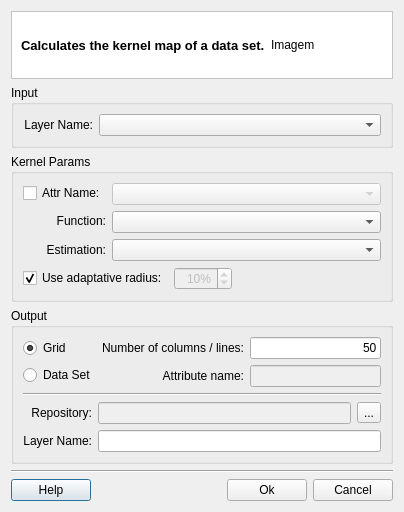
<?xml version="1.0" encoding="UTF-8"?>
<ui version="4.0">
 <class>KernelMapDialogForm</class>
 <widget class="QDialog" name="KernelMapDialogForm">
  <property name="geometry">
   <rect>
    <x>0</x>
    <y>0</y>
    <width>417</width>
    <height>492</height>
   </rect>
  </property>
  <property name="windowTitle">
   <string>Kernel Map</string>
  </property>
  <layout class="QGridLayout" name="gridLayout_14">
   <property name="sizeConstraint">
    <enum>QLayout::SetFixedSize</enum>
   </property>
   <item row="0" column="0">
    <layout class="QGridLayout" name="gridLayout_13">
     <item row="0" column="0">
      <widget class="QFrame" name="frame">
       <property name="styleSheet">
        <string notr="true">QWidget { background: white }</string>
       </property>
       <property name="frameShape">
        <enum>QFrame::StyledPanel</enum>
       </property>
       <property name="frameShadow">
        <enum>QFrame::Sunken</enum>
       </property>
       <layout class="QGridLayout" name="gridLayout_2">
        <item row="0" column="0">
         <widget class="QLabel" name="m_titleLabel">
          <property name="font">
           <font>
            <pointsize>10</pointsize>
            <weight>75</weight>
            <bold>true</bold>
           </font>
          </property>
          <property name="text">
           <string>Calculates the kernel map of a data set.</string>
          </property>
         </widget>
        </item>
        <item row="0" column="1">
         <widget class="QLabel" name="m_imgLabel">
          <property name="minimumSize">
           <size>
            <width>112</width>
            <height>48</height>
           </size>
          </property>
          <property name="maximumSize">
           <size>
            <width>48</width>
            <height>48</height>
           </size>
          </property>
          <property name="text">
           <string>Imagem</string>
          </property>
         </widget>
        </item>
       </layout>
      </widget>
     </item>
     <item row="1" column="0">
      <widget class="QGroupBox" name="groupBox">
       <property name="title">
        <string>Input</string>
       </property>
       <property name="flat">
        <bool>true</bool>
       </property>
       <layout class="QGridLayout" name="gridLayout_4">
        <item row="0" column="0">
         <layout class="QGridLayout" name="gridLayout_3">
          <item row="0" column="0">
           <widget class="QLabel" name="label">
            <property name="minimumSize">
             <size>
              <width>70</width>
              <height>0</height>
             </size>
            </property>
            <property name="text">
             <string>Layer Name:</string>
            </property>
            <property name="alignment">
             <set>Qt::AlignRight|Qt::AlignTrailing|Qt::AlignVCenter</set>
            </property>
           </widget>
          </item>
          <item row="0" column="1">
           <widget class="QComboBox" name="m_inputLayerComboBox">
            <property name="sizePolicy">
             <sizepolicy hsizetype="MinimumExpanding" vsizetype="Fixed">
              <horstretch>0</horstretch>
              <verstretch>0</verstretch>
             </sizepolicy>
            </property>
           </widget>
          </item>
         </layout>
        </item>
       </layout>
      </widget>
     </item>
     <item row="2" column="0">
      <widget class="QGroupBox" name="groupBox_4">
       <property name="title">
        <string>Kernel Params</string>
       </property>
       <property name="flat">
        <bool>true</bool>
       </property>
       <layout class="QGridLayout" name="gridLayout_12">
        <item row="0" column="0">
         <layout class="QGridLayout" name="gridLayout_11">
          <item row="0" column="0">
           <layout class="QGridLayout" name="gridLayout_10">
            <item row="0" column="0">
             <layout class="QGridLayout" name="gridLayout">
              <item row="0" column="0">
               <widget class="QCheckBox" name="m_useAttrLayerCheckBox">
                <property name="text">
                 <string>Attr Name:</string>
                </property>
               </widget>
              </item>
              <item row="1" column="0">
               <widget class="QLabel" name="label_2">
                <property name="text">
                 <string>Function:</string>
                </property>
                <property name="alignment">
                 <set>Qt::AlignRight|Qt::AlignTrailing|Qt::AlignVCenter</set>
                </property>
               </widget>
              </item>
              <item row="2" column="0">
               <widget class="QLabel" name="label_3">
                <property name="text">
                 <string>Estimation:</string>
                </property>
                <property name="alignment">
                 <set>Qt::AlignRight|Qt::AlignTrailing|Qt::AlignVCenter</set>
                </property>
               </widget>
              </item>
             </layout>
            </item>
            <item row="0" column="1">
             <layout class="QGridLayout" name="gridLayout_5">
              <item row="0" column="0">
               <widget class="QComboBox" name="m_attrLayerComboBox">
                <property name="enabled">
                 <bool>false</bool>
                </property>
                <property name="sizePolicy">
                 <sizepolicy hsizetype="MinimumExpanding" vsizetype="Fixed">
                  <horstretch>0</horstretch>
                  <verstretch>0</verstretch>
                 </sizepolicy>
                </property>
               </widget>
              </item>
              <item row="1" column="0">
               <widget class="QComboBox" name="m_functionComboBox">
                <property name="sizePolicy">
                 <sizepolicy hsizetype="MinimumExpanding" vsizetype="Fixed">
                  <horstretch>0</horstretch>
                  <verstretch>0</verstretch>
                 </sizepolicy>
                </property>
               </widget>
              </item>
              <item row="2" column="0">
               <widget class="QComboBox" name="m_estimationComboBox">
                <property name="sizePolicy">
                 <sizepolicy hsizetype="MinimumExpanding" vsizetype="Fixed">
                  <horstretch>0</horstretch>
                  <verstretch>0</verstretch>
                 </sizepolicy>
                </property>
               </widget>
              </item>
             </layout>
            </item>
           </layout>
          </item>
          <item row="1" column="0">
           <layout class="QGridLayout" name="gridLayout_6">
            <item row="0" column="0">
             <widget class="QCheckBox" name="m_useAdaptRadiusCheckBox">
              <property name="text">
               <string>Use adaptative radius:</string>
              </property>
              <property name="checked">
               <bool>true</bool>
              </property>
             </widget>
            </item>
            <item row="0" column="1">
             <widget class="QSpinBox" name="m_radiusSpinBox">
              <property name="enabled">
               <bool>false</bool>
              </property>
              <property name="maximumSize">
               <size>
                <width>100</width>
                <height>16777215</height>
               </size>
              </property>
              <property name="alignment">
               <set>Qt::AlignRight|Qt::AlignTrailing|Qt::AlignVCenter</set>
              </property>
              <property name="suffix">
               <string>%</string>
              </property>
              <property name="minimum">
               <number>1</number>
              </property>
              <property name="maximum">
               <number>100</number>
              </property>
              <property name="value">
               <number>10</number>
              </property>
             </widget>
            </item>
            <item row="0" column="2">
             <spacer name="horizontalSpacer_2">
              <property name="orientation">
               <enum>Qt::Horizontal</enum>
              </property>
              <property name="sizeHint" stdset="0">
               <size>
                <width>40</width>
                <height>20</height>
               </size>
              </property>
             </spacer>
            </item>
           </layout>
          </item>
         </layout>
        </item>
       </layout>
      </widget>
     </item>
     <item row="3" column="0">
      <widget class="QGroupBox" name="groupBox_3">
       <property name="sizePolicy">
        <sizepolicy hsizetype="Preferred" vsizetype="Preferred">
         <horstretch>0</horstretch>
         <verstretch>0</verstretch>
        </sizepolicy>
       </property>
       <property name="title">
        <string>Output</string>
       </property>
       <property name="flat">
        <bool>true</bool>
       </property>
       <layout class="QGridLayout" name="gridLayout_23">
        <item row="0" column="0">
         <layout class="QGridLayout" name="gridLayout_22">
          <item row="0" column="0">
           <layout class="QGridLayout" name="gridLayout_19">
            <item row="0" column="0">
             <layout class="QGridLayout" name="gridLayout_15">
              <item row="0" column="0">
               <widget class="QRadioButton" name="m_gridRadioButton">
                <property name="text">
                 <string>Grid</string>
                </property>
                <property name="checked">
                 <bool>true</bool>
                </property>
               </widget>
              </item>
              <item row="1" column="0">
               <widget class="QRadioButton" name="m_attrRadioButton">
                <property name="text">
                 <string>Data Set</string>
                </property>
               </widget>
              </item>
             </layout>
            </item>
            <item row="0" column="1">
             <layout class="QGridLayout" name="gridLayout_17">
              <item row="0" column="0">
               <widget class="QLabel" name="label_5">
                <property name="text">
                 <string>Number of columns / lines:</string>
                </property>
                <property name="alignment">
                 <set>Qt::AlignRight|Qt::AlignTrailing|Qt::AlignVCenter</set>
                </property>
               </widget>
              </item>
              <item row="1" column="0">
               <widget class="QLabel" name="label_7">
                <property name="text">
                 <string>Attribute name:</string>
                </property>
                <property name="alignment">
                 <set>Qt::AlignRight|Qt::AlignTrailing|Qt::AlignVCenter</set>
                </property>
               </widget>
              </item>
             </layout>
            </item>
            <item row="0" column="2">
             <layout class="QGridLayout" name="gridLayout_16">
              <item row="0" column="0">
               <widget class="QLineEdit" name="m_nColsLineEdit">
                <property name="text">
                 <string>50</string>
                </property>
                <property name="alignment">
                 <set>Qt::AlignRight|Qt::AlignTrailing|Qt::AlignVCenter</set>
                </property>
               </widget>
              </item>
              <item row="1" column="0">
               <widget class="QLineEdit" name="m_attrNameLineEdit">
                <property name="enabled">
                 <bool>false</bool>
                </property>
               </widget>
              </item>
             </layout>
            </item>
           </layout>
          </item>
          <item row="1" column="0">
           <widget class="Line" name="line_2">
            <property name="orientation">
             <enum>Qt::Horizontal</enum>
            </property>
           </widget>
          </item>
          <item row="2" column="0">
           <layout class="QGridLayout" name="gridLayout_21">
            <item row="0" column="0">
             <layout class="QGridLayout" name="gridLayout_7">
              <item row="0" column="0">
               <widget class="QLabel" name="label_6">
                <property name="text">
                 <string>Repository:</string>
                </property>
                <property name="alignment">
                 <set>Qt::AlignRight|Qt::AlignTrailing|Qt::AlignVCenter</set>
                </property>
               </widget>
              </item>
              <item row="1" column="0">
               <widget class="QLabel" name="label_4">
                <property name="text">
                 <string>Layer Name:</string>
                </property>
                <property name="alignment">
                 <set>Qt::AlignRight|Qt::AlignTrailing|Qt::AlignVCenter</set>
                </property>
               </widget>
              </item>
             </layout>
            </item>
            <item row="0" column="1">
             <layout class="QGridLayout" name="gridLayout_20">
              <item row="0" column="0">
               <layout class="QGridLayout" name="gridLayout_8">
                <item row="0" column="0">
                 <widget class="QLineEdit" name="m_repositoryLineEdit">
                  <property name="enabled">
                   <bool>false</bool>
                  </property>
                 </widget>
                </item>
                <item row="0" column="1">
                 <widget class="QToolButton" name="m_targetFileToolButton">
                  <property name="minimumSize">
                   <size>
                    <width>0</width>
                    <height>0</height>
                   </size>
                  </property>
                  <property name="text">
                   <string>...</string>
                  </property>
                 </widget>
                </item>
               </layout>
              </item>
              <item row="1" column="0">
               <widget class="QLineEdit" name="m_newLayerNameLineEdit">
                <property name="readOnly">
                 <bool>false</bool>
                </property>
               </widget>
              </item>
             </layout>
            </item>
           </layout>
          </item>
         </layout>
        </item>
       </layout>
      </widget>
     </item>
     <item row="4" column="0">
      <layout class="QGridLayout" name="gridLayout_9">
       <item row="0" column="0" colspan="4">
        <widget class="Line" name="line">
         <property name="orientation">
          <enum>Qt::Horizontal</enum>
         </property>
        </widget>
       </item>
       <item row="1" column="0">
        <widget class="te::qt::widgets::HelpPushButton" name="m_helpPushButton">
         <property name="text">
          <string>Help</string>
         </property>
        </widget>
       </item>
       <item row="1" column="1">
        <spacer name="horizontalSpacer">
         <property name="orientation">
          <enum>Qt::Horizontal</enum>
         </property>
         <property name="sizeHint" stdset="0">
          <size>
           <width>40</width>
           <height>20</height>
          </size>
         </property>
        </spacer>
       </item>
       <item row="1" column="2">
        <widget class="QPushButton" name="m_okPushButton">
         <property name="text">
          <string>Ok</string>
         </property>
        </widget>
       </item>
       <item row="1" column="3">
        <widget class="QPushButton" name="m_cancelPushButton">
         <property name="text">
          <string>Cancel</string>
         </property>
        </widget>
       </item>
      </layout>
     </item>
    </layout>
   </item>
  </layout>
 </widget>
 <customwidgets>
  <customwidget>
   <class>te::qt::widgets::HelpPushButton</class>
   <extends>QPushButton</extends>
   <header>terralib/qt/widgets/help/HelpPushButton.h</header>
  </customwidget>
 </customwidgets>
 <tabstops>
  <tabstop>m_inputLayerComboBox</tabstop>
  <tabstop>m_useAttrLayerCheckBox</tabstop>
  <tabstop>m_attrLayerComboBox</tabstop>
  <tabstop>m_functionComboBox</tabstop>
  <tabstop>m_estimationComboBox</tabstop>
  <tabstop>m_useAdaptRadiusCheckBox</tabstop>
  <tabstop>m_radiusSpinBox</tabstop>
  <tabstop>m_gridRadioButton</tabstop>
  <tabstop>m_nColsLineEdit</tabstop>
  <tabstop>m_attrRadioButton</tabstop>
  <tabstop>m_attrNameLineEdit</tabstop>
  <tabstop>m_repositoryLineEdit</tabstop>
  <tabstop>m_targetFileToolButton</tabstop>
  <tabstop>m_newLayerNameLineEdit</tabstop>
  <tabstop>m_okPushButton</tabstop>
  <tabstop>m_cancelPushButton</tabstop>
  <tabstop>m_helpPushButton</tabstop>
 </tabstops>
 <resources/>
 <connections>
  <connection>
   <sender>m_useAttrLayerCheckBox</sender>
   <signal>toggled(bool)</signal>
   <receiver>m_attrLayerComboBox</receiver>
   <slot>setEnabled(bool)</slot>
   <hints>
    <hint type="sourcelabel">
     <x>77</x>
     <y>146</y>
    </hint>
    <hint type="destinationlabel">
     <x>140</x>
     <y>147</y>
    </hint>
   </hints>
  </connection>
  <connection>
   <sender>m_useAdaptRadiusCheckBox</sender>
   <signal>toggled(bool)</signal>
   <receiver>m_radiusSpinBox</receiver>
   <slot>setDisabled(bool)</slot>
   <hints>
    <hint type="sourcelabel">
     <x>68</x>
     <y>285</y>
    </hint>
    <hint type="destinationlabel">
     <x>224</x>
     <y>287</y>
    </hint>
   </hints>
  </connection>
  <connection>
   <sender>m_gridRadioButton</sender>
   <signal>toggled(bool)</signal>
   <receiver>m_nColsLineEdit</receiver>
   <slot>setEnabled(bool)</slot>
   <hints>
    <hint type="sourcelabel">
     <x>281</x>
     <y>225</y>
    </hint>
    <hint type="destinationlabel">
     <x>344</x>
     <y>236</y>
    </hint>
   </hints>
  </connection>
  <connection>
   <sender>m_attrRadioButton</sender>
   <signal>toggled(bool)</signal>
   <receiver>m_attrNameLineEdit</receiver>
   <slot>setEnabled(bool)</slot>
   <hints>
    <hint type="sourcelabel">
     <x>298</x>
     <y>257</y>
    </hint>
    <hint type="destinationlabel">
     <x>340</x>
     <y>256</y>
    </hint>
   </hints>
  </connection>
  <connection>
   <sender>m_cancelPushButton</sender>
   <signal>released()</signal>
   <receiver>KernelMapDialogForm</receiver>
   <slot>reject()</slot>
   <hints>
    <hint type="sourcelabel">
     <x>430</x>
     <y>437</y>
    </hint>
    <hint type="destinationlabel">
     <x>432</x>
     <y>470</y>
    </hint>
   </hints>
  </connection>
 </connections>
</ui>
